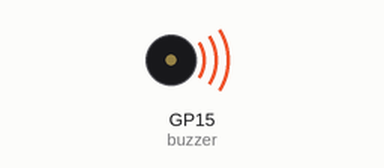
Recording of a program running on a simulated Raspberry Pi Pico running MicroPython. Shown: buzzer (waves = sounding, pin HIGH).

Above: at 0.15 s.
At 6.1 s:
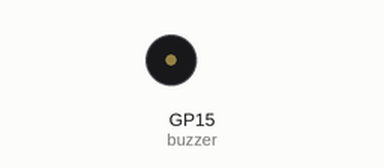
Timing chart, 0 to 7.8 s (numbered marks = the images above):
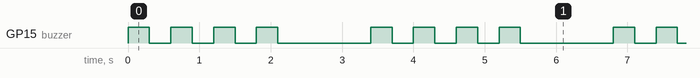

Measured:
- by itself, GP15 (buzzer): repeats every 3.4 s: 3 × (LOW 0.30 s, HIGH 0.30 s), LOW 1.3 s, HIGH 0.30 s
- by itself, everything shown: repeats every 3.4 s, in 8 steps

The program:

3.1_beep.py
```python
import machine
import utime

# Initialize the buzzer pin (GP15)
buzzer = machine.Pin(15, machine.Pin.OUT)

while True:
    # Loop to beep the buzzer 4 times
    for i in range(4):
        buzzer.value(1)  # Turn the buzzer on
        utime.sleep(0.3)  # Wait for 0.3 seconds
        buzzer.value(0)  # Turn the buzzer off
        utime.sleep(0.3)  # Wait for 0.3 seconds
    utime.sleep(1)  # Longer pause before the next cycle
```
